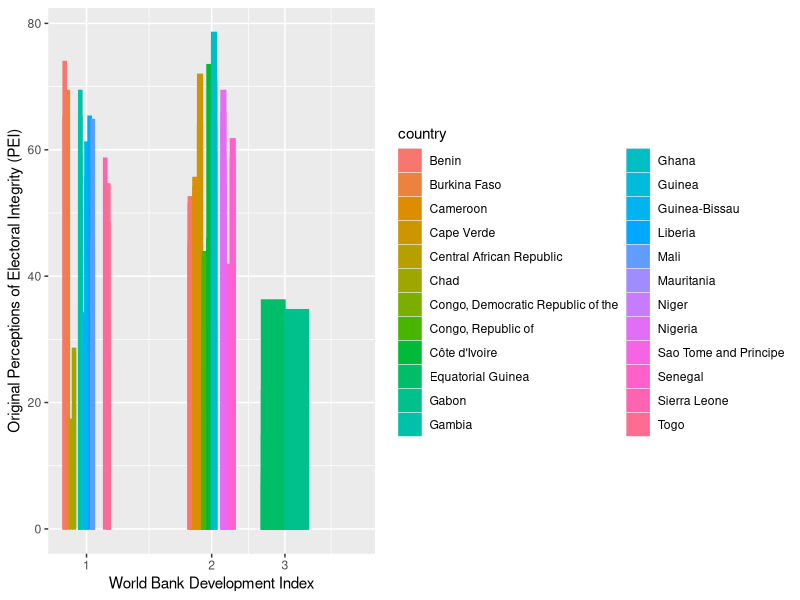

Here is the R script that generated this plot:
## ---- chunk 1
library(haven)
library(ggplot2)
library(tidyverse)
library(dplyr)
## ---- chunk 2
data <- read_dta("Data.dta")
head(data)
## ---- chunk 3
data |>
  filter(region9 == 2) |>

ggplot(mapping = aes(x = development,
                     y = PEI_add_original,
                  color = country,
                  fill = country)) +
  geom_col(position = "dodge") +
  scale_x_log10() +
  labs(x = "World Bank Development Index",
       y = "Original Perceptions of Electoral Integrity (PEI)") 
